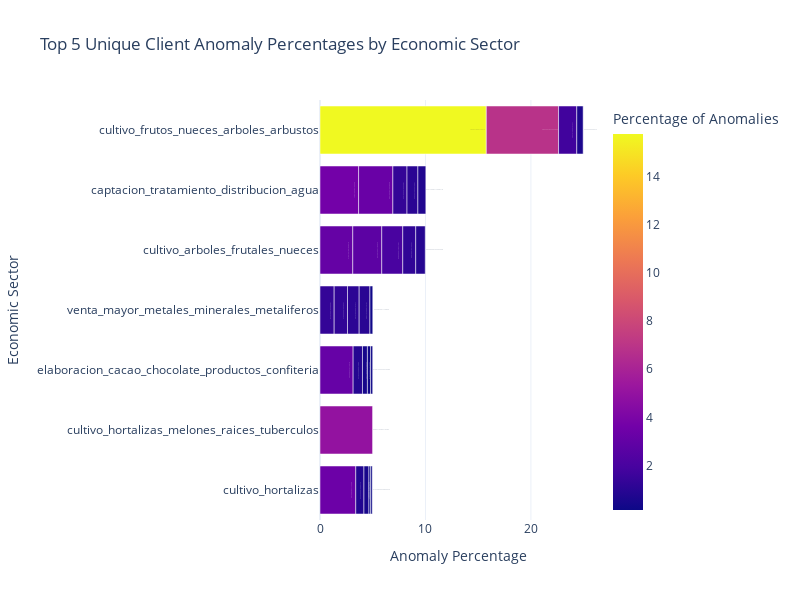

Here is the notebook cell this chart was saved with:
### Markdown cell above
# 7. Example of Visualizations with PLotly Express

### Code cell
import pandas as pd
import plotly.express as px


anomaly_percentage = pd.read_csv('../data/output/porcentaje_anomalias_consolidado.csv')

# Sort the DataFrame first by 'Sector_Economico' and then by 'Porc_sospechosos_sector' in descending order
sorted_df = anomaly_percentage.sort_values(by=['Sector_Economico', 'Porc_sospechosos_sector'], ascending=[True, False])


unique_clients = sorted_df.drop_duplicates(subset=['Sector_Economico', 'ClienteId'])
top_unique_clients = unique_clients.groupby('Sector_Economico').head(5)


fig = px.bar(top_unique_clients, x='Porc_sospechosos_sector', y='Sector_Economico', orientation='h',
             color='Porc_sospechosos_sector', text='Porc_sospechosos_sector',
             title='Top 5 Unique Client Anomaly Percentages by Economic Sector',
             labels={'Porc_sospechosos_sector': 'Percentage of Anomalies', 'Sector_Economico': 'Economic Sector'},
             height=600, width=800, hover_data=['ClienteId'])


fig.update_layout(yaxis={'categoryorder':'total ascending'}, xaxis_title='Anomaly Percentage',
                  yaxis_title='Economic Sector', uniformtext_mode='hide', template='plotly_white')

fig.update_traces(hovertemplate="<b>%{y}</b><br>Percentage: %{x}<br>Client ID: %{customdata[0]}")


fig.show()

### Figure 1 — Plotly figure (JSON) as saved in the notebook; plotly's stock layout.template omitted (floating-point values rounded to 4 significant figures)
{"data": [{"alignmentgroup": "True", "customdata": [[18], [20], [19], [16], [17], [10], [9], [7], [8], [6], [12], [15], [14], [11], [23], [24], [22], [25], [21], [13], [5], [3], [2], [4], [1], [29], [28], [27], [30], [26]], "hovertemplate": "<b>%{y}</b><br>Percentage: %{x}<br>Client ID: %{customdata[0]}", "legendgroup": "", "marker": {"color": [3.661, 3.248, 1.343, 1.031, 0.7518, 3.109, 2.747, 1.992, 1.23, 0.9034, 15.77, 6.852, 1.728, 0.6047, 3.393, 0.7754, 0.4728, 0.1591, 0.1524, 4.986, 3.142, 0.8861, 0.4685, 0.3008, 0.1982, 1.344, 1.263, 1.107, 1.02, 0.2698], "coloraxis": "coloraxis", "pattern": {"shape": ""}}, "name": "", "offsetgroup": "", "orientation": "h", "showlegend": false, "text": [3.661, 3.248, 1.343, 1.031, 0.7518, 3.109, 2.747, 1.992, 1.23, 0.9034, 15.77, 6.852, 1.728, 0.6047, 3.393, 0.7754, 0.4728, 0.1591, 0.1524, 4.986, 3.142, 0.8861, 0.4685, 0.3008, 0.1982, 1.344, 1.263, 1.107, 1.02, 0.2698], "textposition": "auto", "type": "bar", "x": [3.661, 3.248, 1.343, 1.031, 0.7518, 3.109, 2.747, 1.992, 1.23, 0.9034, 15.77, 6.852, 1.728, 0.6047, 3.393, 0.7754, 0.4728, 0.1591, 0.1524, 4.986, 3.142, 0.8861, 0.4685, 0.3008, 0.1982, 1.344, 1.263, 1.107, 1.02, 0.2698], "xaxis": "x", "y": ["captacion_tratamiento_distribucion_agua", "captacion_tratamiento_distribucion_agua", "captacion_tratamiento_distribucion_agua", "captacion_tratamiento_distribucion_agua", "captacion_tratamiento_distribucion_agua", "cultivo_arboles_frutales_nueces", "cultivo_arboles_frutales_nueces", "cultivo_arboles_frutales_nueces", "cultivo_arboles_frutales_nueces", "cultivo_arboles_frutales_nueces", "cultivo_frutos_nueces_arboles_arbustos", "cultivo_frutos_nueces_arboles_arbustos", "cultivo_frutos_nueces_arboles_arbustos", "cultivo_frutos_nueces_arboles_arbustos", "cultivo_hortalizas", "cultivo_hortalizas", "cultivo_hortalizas", "cultivo_hortalizas", "cultivo_hortalizas", "cultivo_hortalizas_melones_raices_tuberculos", "elaboracion_cacao_chocolate_productos_confiteria", "elaboracion_cacao_chocolate_productos_confiteria", "elaboracion_cacao_chocolate_productos_confiteria", "elaboracion_cacao_chocolate_productos_confiteria", "elaboracion_cacao_chocolate_productos_confiteria", "venta_mayor_metales_minerales_metaliferos", "venta_mayor_metales_minerales_metaliferos", "venta_mayor_metales_minerales_metaliferos", "venta_mayor_metales_minerales_metaliferos", "venta_mayor_metales_minerales_metaliferos"], "yaxis": "y"}], "layout": {"barmode": "relative", "coloraxis": {"colorbar": {"title": {"text": "Percentage of Anomalies"}}, "colorscale": [[0, "#0d0887"], [0.1111, "#46039f"], [0.2222, "#7201a8"], [0.3333, "#9c179e"], [0.4444, "#bd3786"], [0.5556, "#d8576b"], [0.6667, "#ed7953"], [0.7778, "#fb9f3a"], [0.8889, "#fdca26"], [1, "#f0f921"]]}, "height": 600, "legend": {"tracegroupgap": 0}, "title": {"text": "Top 5 Unique Client Anomaly Percentages by Economic Sector"}, "uniformtext": {"mode": "hide"}, "width": 800, "xaxis": {"anchor": "y", "domain": [0, 1], "title": {"text": "Anomaly Percentage"}}, "yaxis": {"anchor": "x", "categoryorder": "total ascending", "domain": [0, 1], "title": {"text": "Economic Sector"}}}}
